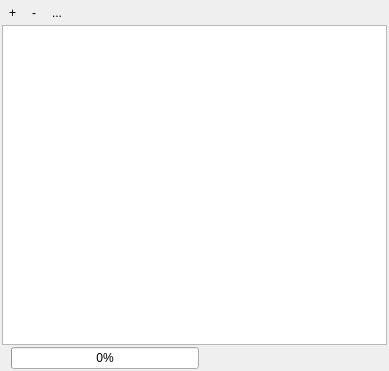
<?xml version="1.0" encoding="UTF-8"?>
<ui version="4.0">
 <class>SpectralProfileSourceDock</class>
 <widget class="QDockWidget" name="SpectralProfileSourceDock">
  <property name="geometry">
   <rect>
    <x>0</x>
    <y>0</y>
    <width>389</width>
    <height>371</height>
   </rect>
  </property>
  <property name="windowTitle">
   <string>Spectral Profile Sources</string>
  </property>
  <widget class="QWidget" name="dockWidgetContents">
   <layout class="QVBoxLayout" name="verticalLayout">
    <property name="spacing">
     <number>2</number>
    </property>
    <property name="leftMargin">
     <number>2</number>
    </property>
    <property name="topMargin">
     <number>2</number>
    </property>
    <property name="rightMargin">
     <number>2</number>
    </property>
    <property name="bottomMargin">
     <number>2</number>
    </property>
    <item>
     <layout class="QHBoxLayout" name="horizontalLayout">
      <property name="spacing">
       <number>2</number>
      </property>
      <property name="topMargin">
       <number>0</number>
      </property>
      <item>
       <widget class="QToolButton" name="btnAddRelation">
        <property name="text">
         <string>+</string>
        </property>
        <property name="icon">
         <iconset resource="../../../../QGIS/images/images.qrc">
          <normaloff>:/images/themes/default/mActionAdd.svg</normaloff>:/images/themes/default/mActionAdd.svg</iconset>
        </property>
        <property name="autoRaise">
         <bool>true</bool>
        </property>
       </widget>
      </item>
      <item>
       <widget class="QToolButton" name="btnRemoveRelation">
        <property name="text">
         <string>-</string>
        </property>
        <property name="icon">
         <iconset resource="../../../../QGIS/images/images.qrc">
          <normaloff>:/images/themes/default/mActionRemove.svg</normaloff>:/images/themes/default/mActionRemove.svg</iconset>
        </property>
        <property name="autoRaise">
         <bool>true</bool>
        </property>
       </widget>
      </item>
      <item>
       <widget class="QToolButton" name="btnSnapToPixelCenter">
        <property name="text">
         <string>...</string>
        </property>
        <property name="icon">
         <iconset resource="../../../../QGIS/images/images.qrc">
          <normaloff>:/images/themes/default/mIconSnapping.svg</normaloff>:/images/themes/default/mIconSnapping.svg</iconset>
        </property>
        <property name="autoRaise">
         <bool>true</bool>
        </property>
       </widget>
      </item>
      <item>
       <spacer name="horizontalSpacer">
        <property name="orientation">
         <enum>Qt::Horizontal</enum>
        </property>
        <property name="sizeHint" stdset="0">
         <size>
          <width>40</width>
          <height>20</height>
         </size>
        </property>
       </spacer>
      </item>
     </layout>
    </item>
    <item>
     <widget class="SpectralProfileBridgeTreeView" name="treeView">
      <property name="sizeAdjustPolicy">
       <enum>QAbstractScrollArea::AdjustIgnored</enum>
      </property>
      <property name="selectionMode">
       <enum>QAbstractItemView::ExtendedSelection</enum>
      </property>
      <property name="indentation">
       <number>12</number>
      </property>
     </widget>
    </item>
    <item>
     <layout class="QHBoxLayout" name="horizontalLayout_2">
      <property name="spacing">
       <number>2</number>
      </property>
      <property name="topMargin">
       <number>0</number>
      </property>
      <item>
       <widget class="QLabel" name="label">
        <property name="text">
         <string/>
        </property>
       </widget>
      </item>
      <item>
       <widget class="QProgressBar" name="progressBar">
        <property name="value">
         <number>0</number>
        </property>
       </widget>
      </item>
      <item>
       <spacer name="horizontalSpacer_2">
        <property name="orientation">
         <enum>Qt::Horizontal</enum>
        </property>
        <property name="sizeHint" stdset="0">
         <size>
          <width>40</width>
          <height>20</height>
         </size>
        </property>
       </spacer>
      </item>
     </layout>
    </item>
   </layout>
  </widget>
  <action name="actionAddRelation">
   <property name="icon">
    <iconset resource="../../../../QGIS/images/images.qrc">
     <normaloff>:/images/themes/default/mActionAdd.svg</normaloff>:/images/themes/default/mActionAdd.svg</iconset>
   </property>
   <property name="text">
    <string>Add Relation</string>
   </property>
  </action>
  <action name="actionRemoveRelation">
   <property name="icon">
    <iconset resource="../../../../QGIS/images/images.qrc">
     <normaloff>:/images/themes/default/mActionRemove.svg</normaloff>:/images/themes/default/mActionRemove.svg</iconset>
   </property>
   <property name="text">
    <string>Remove Relation</string>
   </property>
  </action>
  <action name="actionSnapToPixelCenter">
   <property name="checkable">
    <bool>true</bool>
   </property>
   <property name="icon">
    <iconset resource="../../../../QGIS/images/images.qrc">
     <normaloff>:/images/themes/default/mIconSnapping.svg</normaloff>:/images/themes/default/mIconSnapping.svg</iconset>
   </property>
   <property name="text">
    <string>SnapToPixelCenter</string>
   </property>
   <property name="toolTip">
    <string>Activate to snap to layer pixel centers</string>
   </property>
  </action>
 </widget>
 <customwidgets>
  <customwidget>
   <class>SpectralProfileBridgeTreeView</class>
   <extends>QTreeView</extends>
   <header>qps.speclib.gui.spectralprofilesources</header>
  </customwidget>
 </customwidgets>
 <resources>
  <include location="../../../../QGIS/images/images.qrc"/>
  <include location="../../qpsresources.qrc"/>
  <include location="../../qpsresources.qrc"/>
 </resources>
 <connections/>
</ui>
